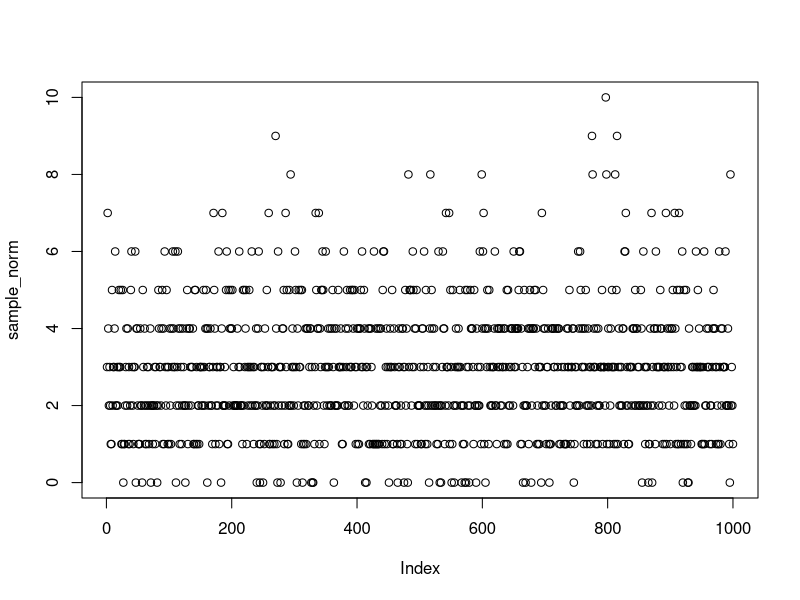
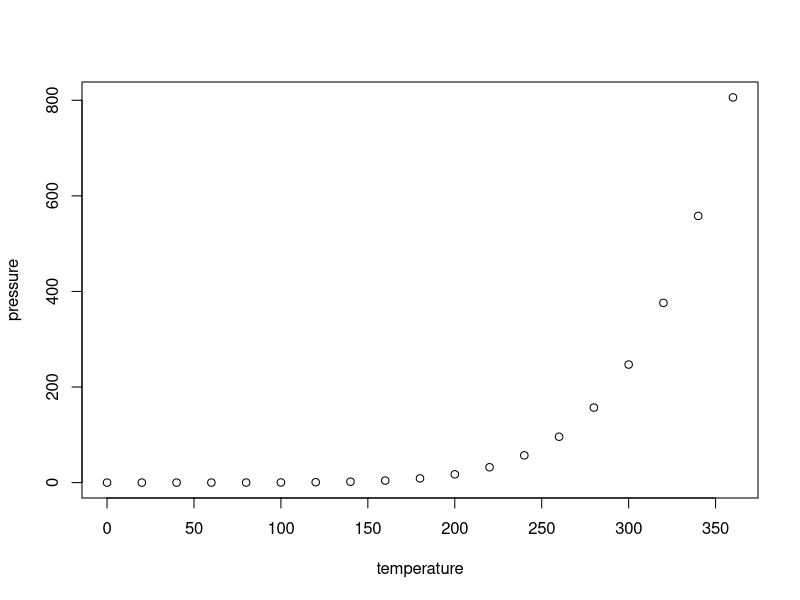

Source code (R) for these figures, in order:
## ---- chunk 1
knitr::opts_chunk$set(echo = TRUE)
## ---- chunk 2
sample_norm <- rpois(1000, 3)
# hist(sample_norm)
plot(sample_norm)

# chunk

## ---- chunk 3
plot(pressure)
